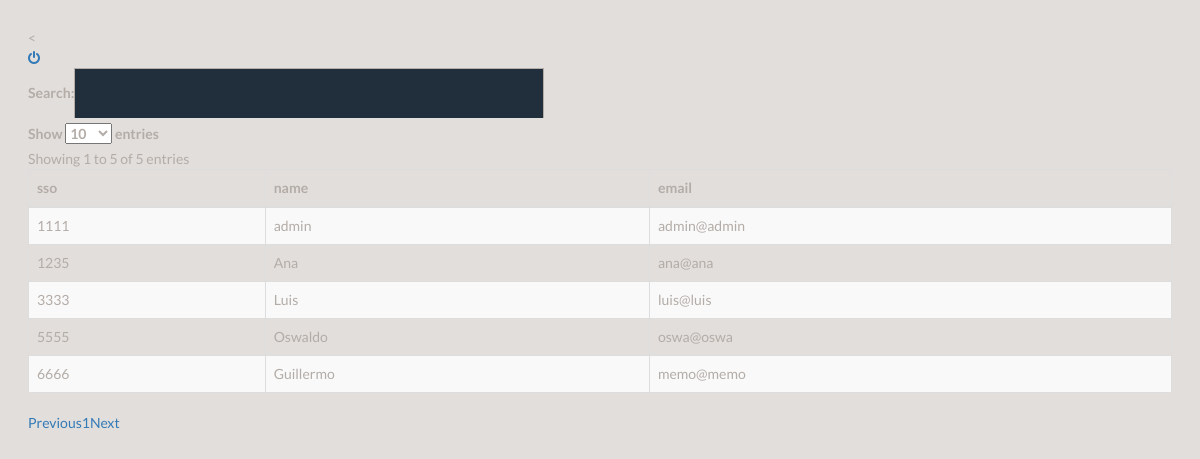
Page /vistas/table/table.php on the committed database.
### tables this page shows
CREATE TABLE IF NOT EXISTS `users` (
  `sso` int(11) NOT NULL,
  `password` varchar(100) NOT NULL,
  `name` varchar(100) NOT NULL,
  `email` varchar(100) NOT NULL,
  `type` tinyint(1) NOT NULL DEFAULT '0',
  PRIMARY KEY (`sso`),
  UNIQUE KEY `email` (`email`)
);

### vistas/table/table.php (the view, shortened to what this page needs)
<!DOCTYPE html>
<html lang="en" >
<head>
<link rel='stylesheet' href='https://maxcdn.bootstrapcdn.com/bootstrap/3.3.6/css/bootstrap.min.css'>
<link rel='stylesheet' href='https://cdn.datatables.net/1.10.12/css/dataTables.bootstrap.min.css'>
<link rel='stylesheet' href='https://cdn.datatables.net/buttons/1.2.2/css/buttons.bootstrap.min.css'>
      <link rel="stylesheet" href="css/style.css">
<<?php include "../../php/header.php"; ?>
</head>
<body>
<?php
include "../../php/dbcon.php";
$sql = "SELECT sso,name,email FROM users";
$result = $conn->query($sql);
if ($result->num_rows > 0) {
    echo "<table id=\"example\" class=\"table table-striped table-bordered\" cellspacing=\"0\" width=\"100%\">
    	<thead>
    		<tr>
    			<th>sso</th>
    			<th>name</th>
    			<th>email</th>
    		</tr>
    	</thead>
    	<tbody>";
    while($row = $result->fetch_assoc()) {
        echo "<tr><td>" . $row["sso"]. "</td><td>" . $row["name"]. "</td><td>" . $row["email"]. "</td></tr>";
    }
    echo "	</tbody>
    </table>";
} else {
    echo "0 results";
}
 ?>
</body>
</html>

### php/header.php (shortened to what this page needs)
<link href="//maxcdn.bootstrapcdn.com/font-awesome/4.2.0/css/font-awesome.min.css" rel="stylesheet">
<link rel="stylesheet" href="../header/css/style.css">
<div class="header">
  <div class="inner">
    <div class="user-ui">
      <div class="sign-out-icon">
        <a href=logout.php><span class="fa fa-power-off"></span></a>
      </div>
    </div>
  </div>
</div>

### vistas/table/css/style.css (style rules this page uses)
body { margin:2em; }

### css/style.css (style rules this page uses)
body { font-family: 'Lato', sans-serif; background: #e2dedb; color: #b3aca7; }

### rows in the picture
users: sso "1111", name "admin", email "admin@admin"
users: sso "3333", name "Luis", email "luis@luis"
users: sso "5555", name "Oswaldo", email "oswa@oswa"
users: sso "6666", name "Guillermo", email "memo@memo"
users: sso "1235", name "Ana", email "ana@ana"
